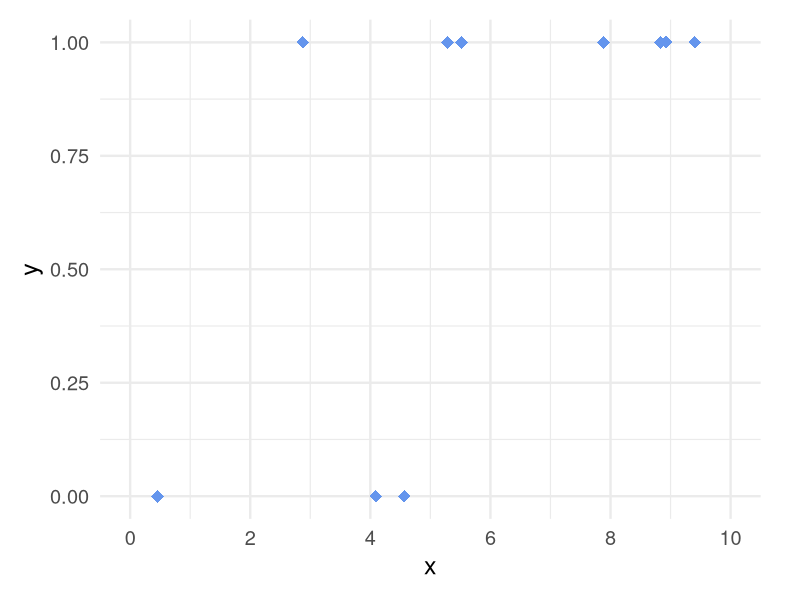
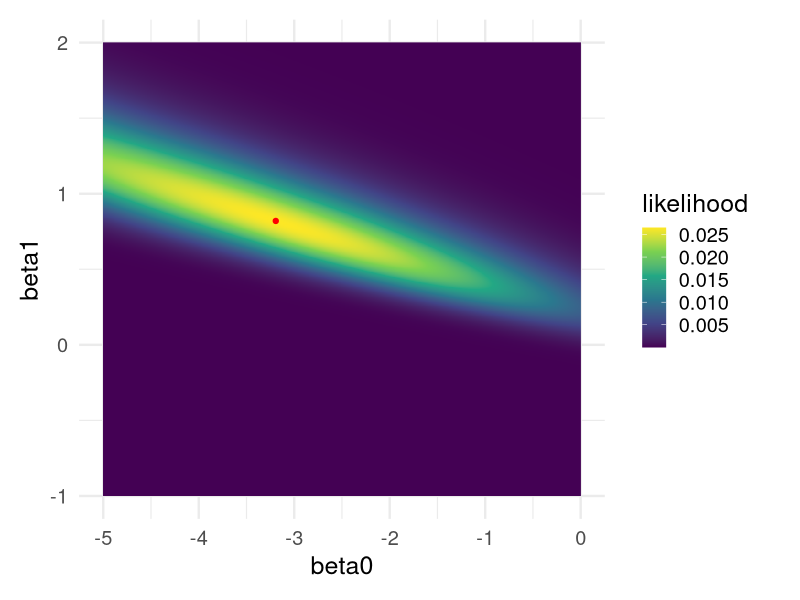

Source code (R) for these figures, in order:
## ---- chunk 1
#| include: false

# Setup
library(tidyverse)
theme_set(theme_minimal(18) +
            theme(plot.margin = unit(c(0.5, 1, 0.5, 0.5), "cm")))
set.seed(123)

## ---- chunk 2
# Simulate some values for x
x <- runif(10, 0, 10)

# Choose our betas
beta0 <- -3
beta1 <- 0.75

# Calculate p across x 
logit_p <- beta0 + beta1 * x
inv_logit <- function(x) exp(x) / (1 + exp(x))
p <- inv_logit(logit_p)

# Simulate y
# Note: rbinom() with size = 1 is equivalent to a random Bernoulli variable
y <- rbinom(10, size = 1, p)

# Visualize
tibble(x, y) %>% 
  ggplot(aes(x, y)) +
  geom_point(size = 4, color = "cornflowerblue", shape = 18) +
  scale_x_continuous(breaks = seq(0, 10, by = 2), limits = c(0, 10))
## ---- chunk 3
# Write our likelihood function 
# Note this uses the x and y values we generated earlier!
# We're looking for the likelihood of the parameters given the data.
likelihood_fun <- function(beta0, beta1) {
  logit_p <- beta0 + beta1 * x
  p <- inv_logit(logit_p)
  prod(dbinom(y, size = 1, p))
}

# Apply the likelihood function to some candidate coefficients
likelihood_fun(-5, 1)
likelihood_fun(-1, 0)
likelihood_fun(-3, 0.5)
## ---- chunk 4
# Create a data frame with combinations of beta0, beta1
likelihood_space <- expand_grid(
  beta0 = seq(-5, 0, length.out = 1000),
  beta1 = seq(-1, 2, length.out = 1000)
) %>% 
 # Apply the likelihood function using mapply()
  mutate(likelihood = mapply(likelihood_fun, beta0, beta1))
  
# Isolate the parameters with the maximum likelihood
max_likelihood <- filter(likelihood_space, likelihood == max(likelihood))

# Visualize!
ggplot(likelihood_space, aes(beta0, beta1, fill = likelihood)) +
  geom_raster() +
  geom_point(data = max_likelihood, color = "red") +
  scale_fill_viridis_c()
  
